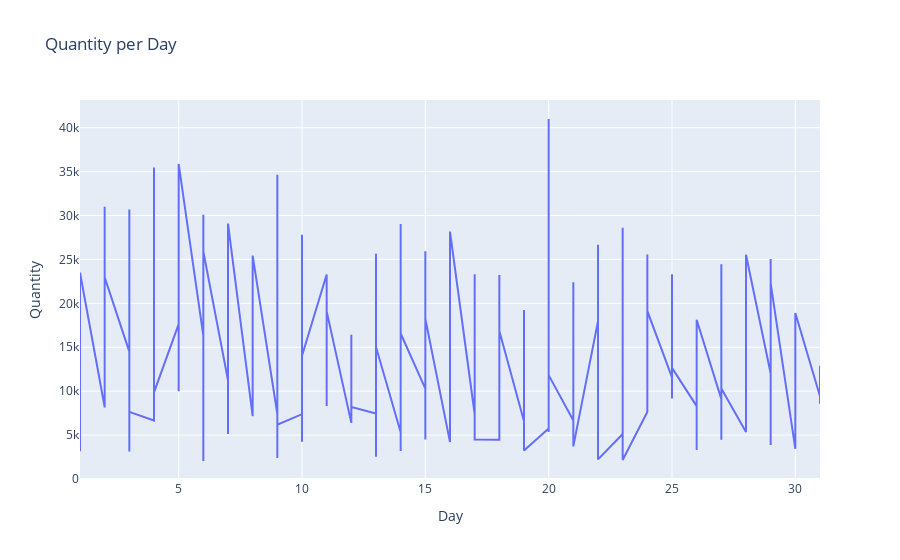

Here is the notebook cell this chart was saved with:
### Code cell
fig6 = px.line(datauk, x='Day', y="Quantity", title='Quantity per Day')
fig6.show()

### Figure 1 — Plotly figure (JSON) as saved in the notebook; plotly's stock layout.template omitted (floating-point values rounded to 4 significant figures; data arrays with more than 128 entries replaced by an {"elided": "..."} marker saying what was removed)
{"data": [{"hoverlabel": {"namelength": 0}, "hovertemplate": "Day=%{x}<br>Quantity=%{y}", "legendgroup": "", "line": {"color": "#636efa", "dash": "solid"}, "mode": "lines", "name": "", "showlegend": false, "type": "scatter", "x": {"elided": "305 int values"}, "xaxis": "x", "y": {"elided": "305 int values"}, "yaxis": "y"}], "layout": {"legend": {"tracegroupgap": 0}, "title": {"text": "Quantity per Day"}, "xaxis": {"anchor": "y", "domain": [0, 1], "title": {"text": "Day"}}, "yaxis": {"anchor": "x", "domain": [0, 1], "title": {"text": "Quantity"}}}}
